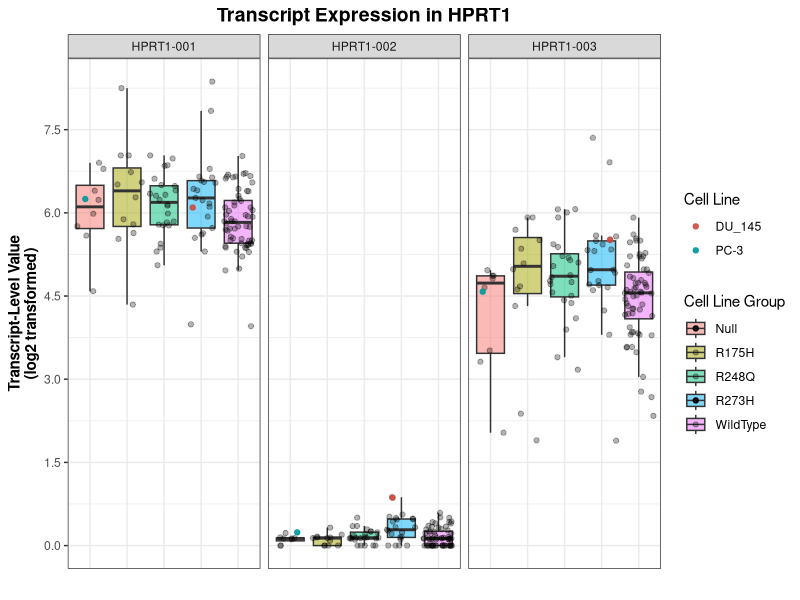
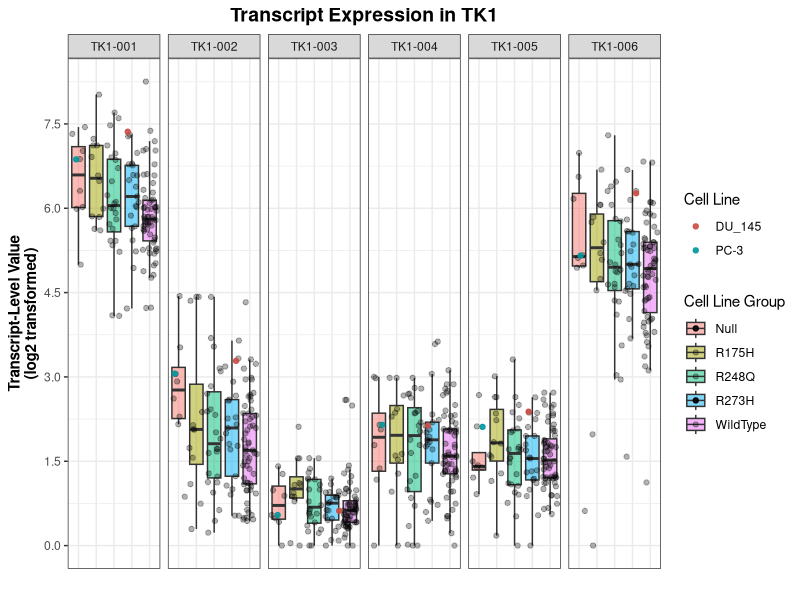
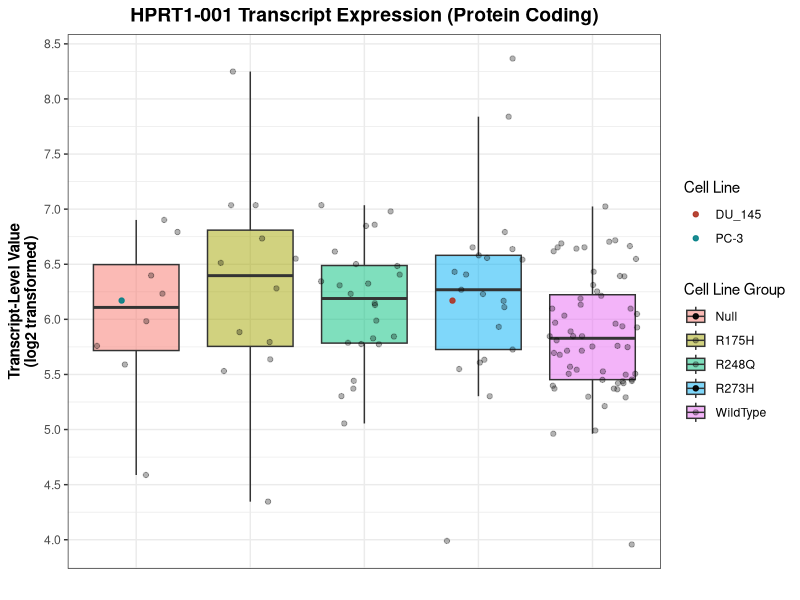
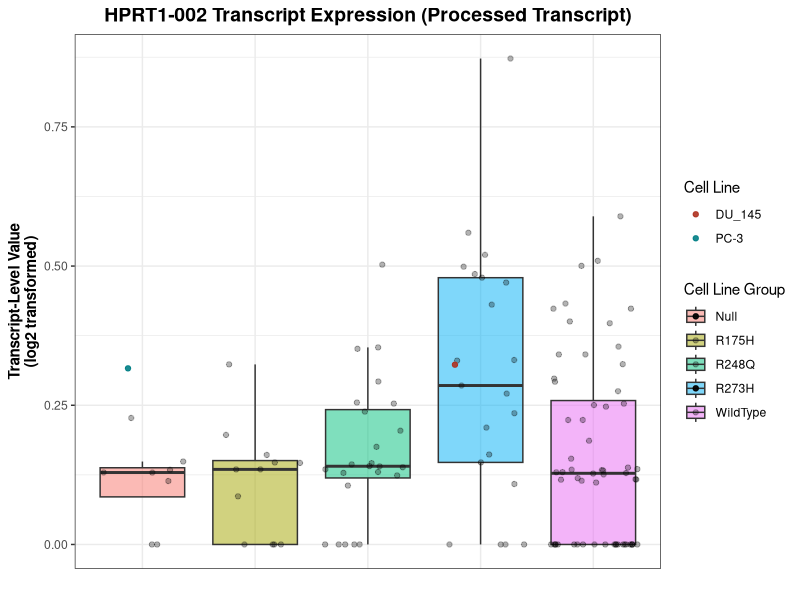
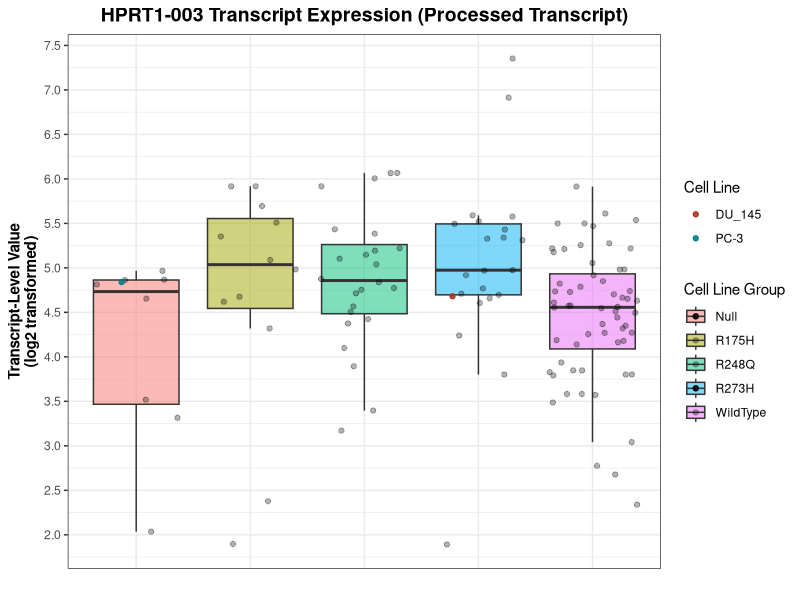
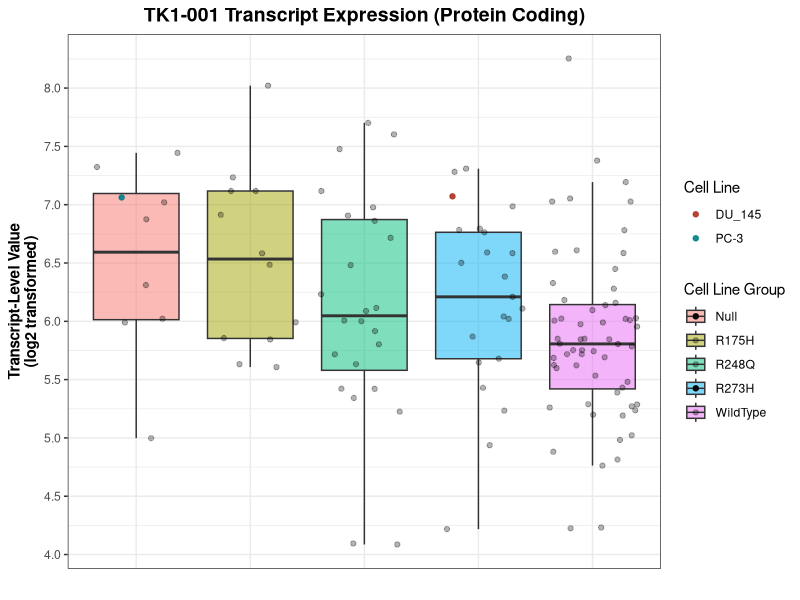
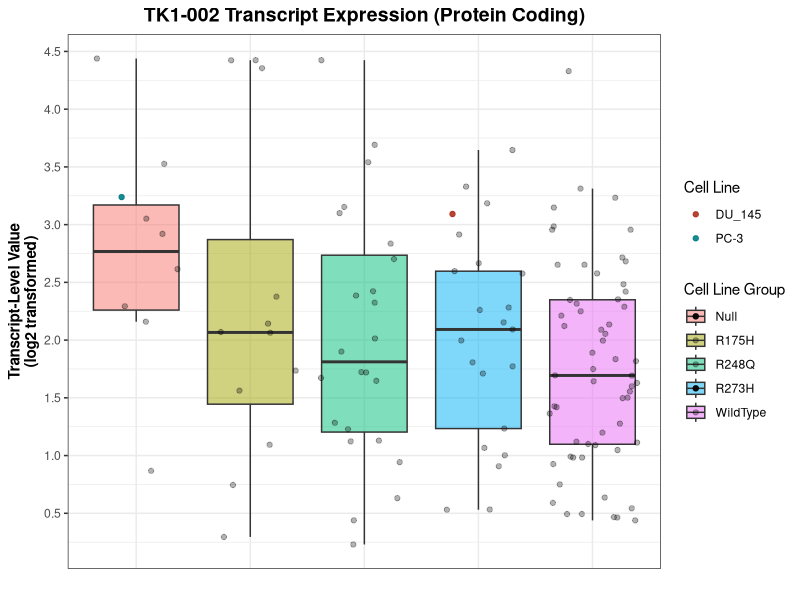
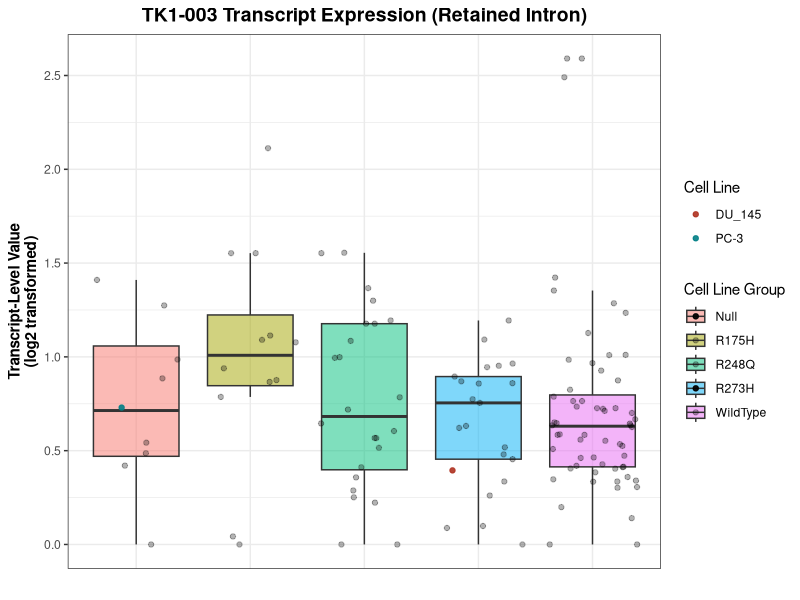

The R source for these figures, in order:
## ---- chunk 1
library(rmarkdown)
library(tidyverse)
library(ggplot2)
library(dplyr)
require(readr)
library(knitr)
## ---- chunk 2
# Read trimmed data as dataframe
CCLE_data <- as.data.frame(read_tsv("./transcripts_HPRT1_TK1.tsv")) 

# log2 transform transcript expression values
CCLE_data[, "Value"] <- log2(CCLE_data[, "Value"] + 1)

# Function that filters data by transcript ID
filter_by_ID <- function(df, transcriptID) {
  filtered_data <- filter(df, TranscriptID == transcriptID)
  return(filtered_data)
}

# Create new dataframes based on gene and transcript ID
# HPRT1
HPRT1 <- filter(CCLE_data, Gene == "HPRT1")
transcripts_HPRT1 <- unique(HPRT1$TranscriptID)  # Get transcript IDs in HPRT1

for (transcript in transcripts_HPRT1) {
  new_df <- gsub("-", "_", transcript)
  assign(new_df, filter_by_ID(HPRT1, transcript))
}

# TK1
TK1 <- filter(CCLE_data, Gene == "TK1")
transcripts_TK1 <- unique(TK1$TranscriptID)  # Get transcript IDs in TK1

for (transcript in transcripts_TK1) {
  new_df <- gsub("-", "_", transcript)
  assign(new_df, filter_by_ID(TK1, transcript))
}
## ---- chunk 3
# HPRT1
# Comparing means between each transcript ID
HPRT1_av <- aov(Value ~ TranscriptID, data = HPRT1)
HPRT1_tukey <- TukeyHSD(HPRT1_av)

# Comparing means between each group in each transcript ID
HPRT1_001_av <- aov(Value ~ Group, data = HPRT1_001)
HPRT1_001_tukey <- TukeyHSD(HPRT1_001_av)

HPRT1_002_av <- aov(Value ~ Group, data = HPRT1_002)
HPRT1_002_tukey <- TukeyHSD(HPRT1_002_av)

HPRT1_003_av <- aov(Value ~ Group, data = HPRT1_003)
HPRT1_003_tukey <- TukeyHSD(HPRT1_003_av)

# TK1
# Comparing means between each transcript ID
TK1_av <- aov(Value ~ TranscriptID, data = TK1)
TK1_tukey <- TukeyHSD(TK1_av)

# Comparing means between each group in each transcript ID
TK1_001_av <- aov(Value ~ Group, data = TK1_001)
TK1_001_tukey <- TukeyHSD(TK1_001_av)

TK1_002_av <- aov(Value ~ Group, data = TK1_002)
TK1_002_tukey <- TukeyHSD(TK1_002_av)

TK1_003_av <- aov(Value ~ Group, data = TK1_003)
TK1_003_tukey <- TukeyHSD(TK1_003_av)

TK1_004_av <- aov(Value ~ Group, data = TK1_004)
TK1_004_tukey <- TukeyHSD(TK1_004_av)

TK1_005_av <- aov(Value ~ Group, data = TK1_005)
TK1_005_tukey <- TukeyHSD(TK1_005_av)

TK1_006_av <- aov(Value ~ Group, data = TK1_006)
TK1_006_tukey <- TukeyHSD(TK1_006_av)
## ---- chunk 4
options(scipen = 999) # Keep values in numeric form instead of scientific notation

# Function that creates a dataframe of tukey p-values
# Dataframes needed to print p-values to a file
make_dataframe <- function(tukey_name, transcript) {
  df_name <- data.frame(tukey_name$Group)
  df_name <- cbind(rownames(df_name), data.frame(df_name, row.names = NULL))
  colnames(df_name)[1] <- "Group"
  colnames(df_name)[5] <- transcript
  df_name <- df_name[, c("Group", transcript)]
  return(df_name)
}

# Make a dataframe for each HPRT1 transcript
HPRT1_001_df <- make_dataframe(HPRT1_001_tukey, "HPRT1-001")
HPRT1_002_df <- make_dataframe(HPRT1_002_tukey, "HPRT1-002")
HPRT1_003_df <- make_dataframe(HPRT1_003_tukey, "HPRT1-003")

# Merge all HPRT1 dataframes and write to a file
HPRT1_pvals <- list(HPRT1_001_df, HPRT1_002_df, HPRT1_003_df) %>% reduce(full_join, by = "Group")
write.table(HPRT1_pvals, file = "./HPRT1_transcript_pvals.tsv", sep = "\t", quote = FALSE, row.names = FALSE)

# Make a dataframe for each TK1 transcript
TK1_001_df <- make_dataframe(TK1_001_tukey, "TK1-001")
TK1_002_df <- make_dataframe(TK1_002_tukey, "TK1-002")
TK1_003_df <- make_dataframe(TK1_003_tukey, "TK1-003")
TK1_004_df <- make_dataframe(TK1_004_tukey, "TK1-004")
TK1_005_df <- make_dataframe(TK1_005_tukey, "TK1-005")
TK1_006_df <- make_dataframe(TK1_006_tukey, "TK1-006")

# Merge all TK1 dataframes and write to a file
TK1_pvals <- list(TK1_001_df, TK1_002_df, TK1_003_df, TK1_004_df, TK1_005_df, TK1_006_df) %>% reduce(full_join, by = "Group")
write.table(TK1_pvals, file = "./TK1_transcript_pvals.tsv", sep = "\t", quote = FALSE, row.names = FALSE)
## ---- chunk 5
make_boxplot_combined <- function(dataframe, gene) {
  set.seed(101)
  ggplot(dataframe, aes(x = Group, y = Value, fill = Group)) +
  geom_boxplot(outlier.shape = NA, alpha = 0.5) +
  geom_jitter(alpha = 0.3) +
  geom_jitter(data = filter(dataframe, Cell_Line == "DU_145"), aes(colour = "DU_145"), alpha = 0.9) +
  geom_jitter(data = filter(dataframe, Cell_Line == "PC-3"), aes(colour = "PC-3"), alpha = 0.9) +
  scale_colour_hue(name = "Cell Line", l = 50) +
  scale_y_continuous(name = "Transcript-Level Value\n(log2 transformed)",
                     breaks = seq(0,10,1.5)) +
  scale_x_discrete(name = "") +
  ggtitle(paste("Transcript Expression in", gene)) +
  guides(fill = guide_legend(title = "Cell Line Group")) +
  theme_bw() +
  theme(plot.title = element_text(size = 14, face = "bold", hjust = 0.5),
        axis.title = element_text(face = "bold"),
        axis.ticks.x = element_blank(),
        axis.text.x = element_blank()) +
  facet_grid(. ~ TranscriptID)
}

print(make_boxplot_combined(HPRT1, "HPRT1"))
ggsave(file="HPRT1_all.pdf", width=8)
print(make_boxplot_combined(TK1, "TK1"))
ggsave(file="TK1_all.pdf", width=12)
## ---- chunk 6
make_boxplot_ind <- function(dataframe, transcript, type, break_size) {
  set.seed(101)
  ggplot(dataframe, aes(x = Group, y = Value, fill = Group)) +
  geom_boxplot(outlier.shape = NA, alpha = 0.5) +
  geom_jitter(alpha=0.3) +
  geom_jitter(data = filter(dataframe, Cell_Line == "DU_145"), aes(colour = "DU_145"), alpha = 0.9) +
  geom_jitter(data = filter(dataframe, Cell_Line == "PC-3"), aes(colour = "PC-3"), alpha = 0.9) +
  scale_colour_hue(name = "Cell Line", l = 40) +
  scale_y_continuous(name = "Transcript-Level Value\n(log2 transformed)",
                     breaks = seq(0,10,break_size)) +
  scale_x_discrete(name = "") +
  ggtitle(paste(transcript, " Transcript Expression (", type, ")", sep = "")) +
  guides(fill = guide_legend(title = "Cell Line Group")) +
  theme_bw() +
  theme(plot.title = element_text(size = 14, face = "bold", hjust = 0.5),
        axis.title = element_text(face = "bold"),
        axis.ticks.x = element_blank(),
        axis.text.x = element_blank())
}

print(make_boxplot_ind(HPRT1_001, "HPRT1-001", "Protein Coding", 0.5))
ggsave(file="HPRT1_001.pdf", width=6.5)
print(make_boxplot_ind(HPRT1_002, "HPRT1-002", "Processed Transcript", 0.25))
ggsave(file="HPRT1_002.pdf", width=6.5)
print(make_boxplot_ind(HPRT1_003, "HPRT1-003", "Processed Transcript", 0.5))
ggsave(file="HPRT1_003.pdf", width=6.5)

print(make_boxplot_ind(TK1_001, "TK1-001", "Protein Coding", 0.5))
ggsave(file="TK1_001.pdf", width=6.5)
print(make_boxplot_ind(TK1_002, "TK1-002", "Protein Coding", 0.5))
ggsave(file="TK1_002.pdf", width=6.5)
print(make_boxplot_ind(TK1_003, "TK1-003", "Retained Intron", 0.5))
ggsave(file="TK1_003.pdf", width=6.5)
print(make_boxplot_ind(TK1_004, "TK1-004", "Protein Coding", 0.5))
ggsave(file="TK1_004.pdf", width=6.5)
print(make_boxplot_ind(TK1_005, "TK1-005", "Protein Coding", 0.5))
ggsave(file="TK1_005.pdf", width=6.5)
print(make_boxplot_ind(TK1_006, "TK1-006", "Protein Coding", 1.5))
ggsave(file="TK1_006.pdf", width=6.5)
